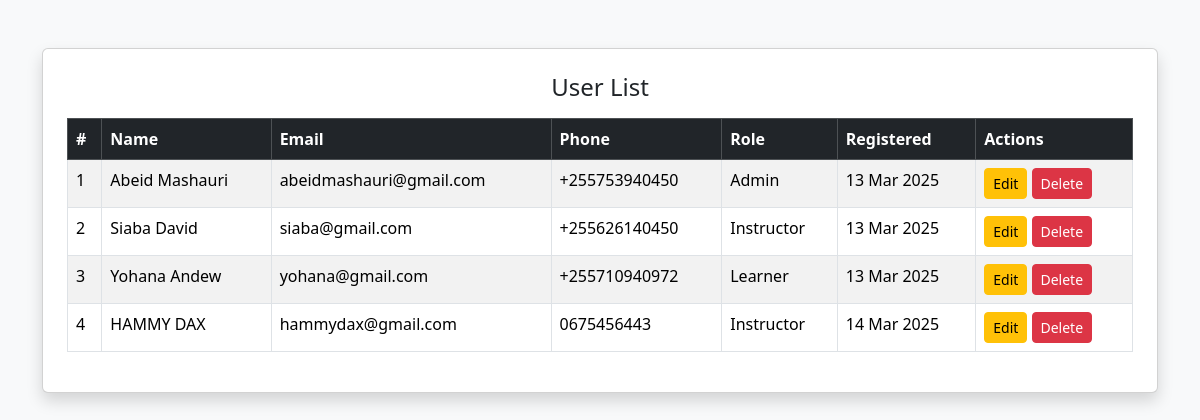
The app's page /view_user.php with its own data.
### tables this page shows
CREATE TABLE `user_table` (
  `user_id` int(11) NOT NULL,
  `name` varchar(100) NOT NULL,
  `surname` varchar(100) NOT NULL,
  `user_email` varchar(255) NOT NULL,
  `password` varchar(50) NOT NULL,
  `user_tel` varchar(20) NOT NULL,
  `user_role` enum('Admin','Instructor','Learner','Supplier') NOT NULL,
  `pro_info` text DEFAULT NULL,
  `reg_date` timestamp NOT NULL DEFAULT current_timestamp()
);

### view_user.php (the view, shortened to what this page needs)
<?php
include 'dbconnect.php';
$sql = "SELECT user_id, name, surname, user_email, user_tel, user_role, reg_date FROM user_table";
$result = $conn->query($sql);
?>
<!DOCTYPE html>
<html lang="en">
<head>
    <link href="bootstrap-5/css/bootstrap.min.css" rel="stylesheet">
</head>
<body class="bg-light">
<div class="container mt-5">
    <div class="card shadow p-4">
        <h4 class="text-center mb-3">User List</h4>
        <table class="table table-bordered table-striped">
            <thead class="table-dark">
                <tr>
                    <th>#</th>
                    <th>Name</th>
                    <th>Email</th>
                    <th>Phone</th>
                    <th>Role</th>
                    <th>Registered</th>
                    <th>Actions</th>
                </tr>
            </thead>
            <tbody>
                <?php if ($result->num_rows > 0): ?>
                    <?php while ($row = $result->fetch_assoc()): ?>
                        <tr>
                            <td><?php echo $row['user_id']; ?></td>
                            <td><?php echo htmlspecialchars($row['name'] . " " . $row['surname']); ?></td>
                            <td><?php echo htmlspecialchars($row['user_email']); ?></td>
                            <td><?php echo htmlspecialchars($row['user_tel']); ?></td>
                            <td><?php echo htmlspecialchars($row['user_role']); ?></td>
                            <td><?php echo date("d M Y", strtotime($row['reg_date'])); ?></td>
                            <td>
                                <a href="edit_user.php?user_id=<?php echo $row['user_id']; ?>" class="btn btn-sm btn-warning">Edit</a>
                                <a href="delete_user.php?user_id=<?php echo $row['user_id']; ?>" class="btn btn-sm btn-danger" onclick="return confirm('Are you sure you want to delete this user?');">Delete</a>
                            </td>
                        </tr>
                    <?php endwhile; ?>
                <?php else: ?>
                    <tr><td colspan="7" class="text-center">No users found.</td></tr>
                <?php endif; ?>
            </tbody>
        </table>
    </div>
</div>
</body>
</html>

### records on screen
user_table: user_id "1", name+surname "Abeid Mashauri", user_email "abeidmashauri@gmail.com", user_tel "+255753940450", user_role "Admin", reg_date "13 Mar 2025"
user_table: user_id "2", name+surname "Siaba David", user_email "siaba@gmail.com", user_tel "+255626140450", user_role "Instructor", reg_date "13 Mar 2025"
user_table: user_id "3", name+surname "Yohana Andew", user_email "yohana@gmail.com", user_tel "+255710940972", user_role "Learner", reg_date "13 Mar 2025"
user_table: user_id "4", name+surname "HAMMY DAX", user_email "hammydax@gmail.com", user_tel "0675456443", user_role "Instructor", reg_date "14 Mar 2025"
